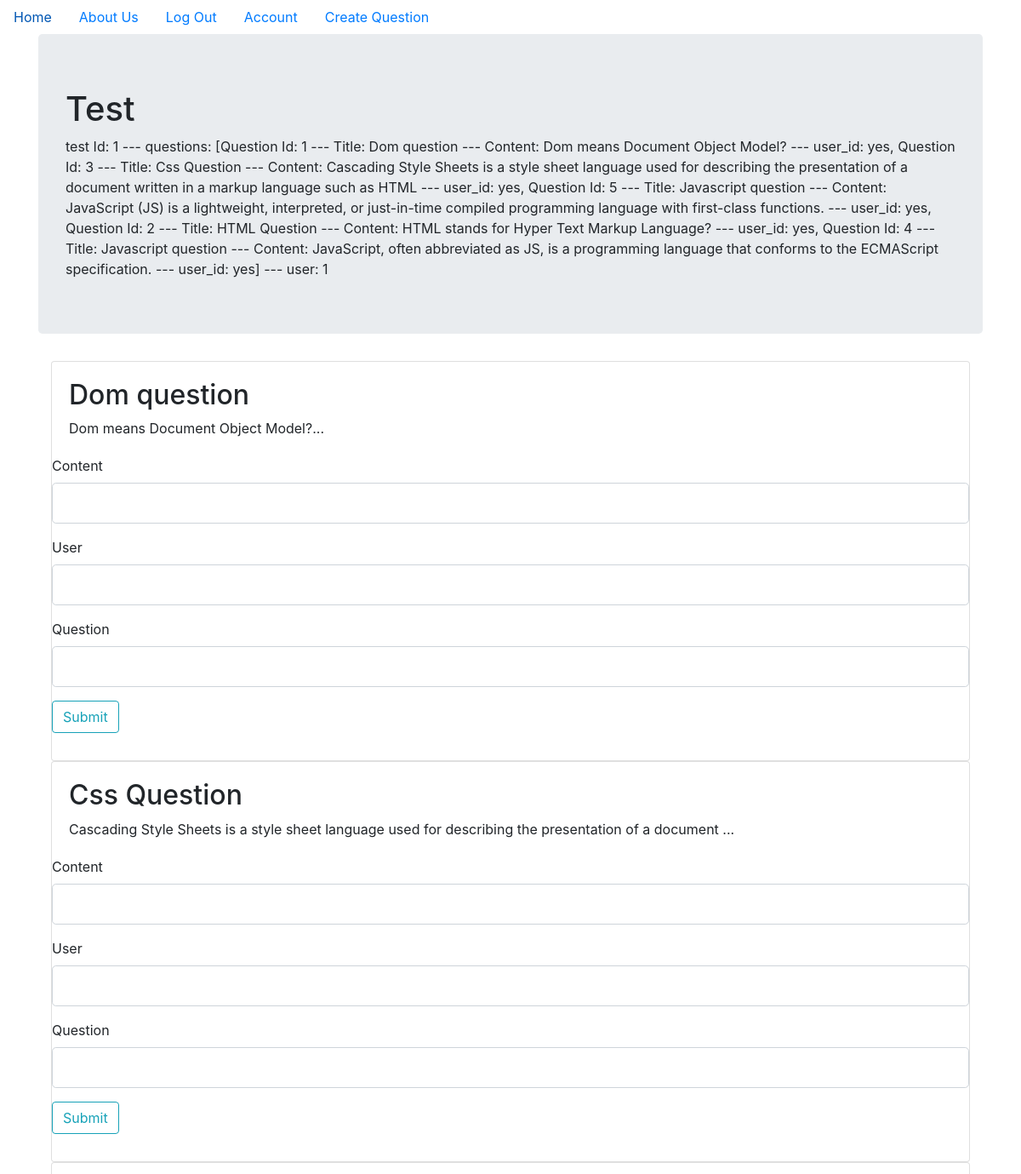
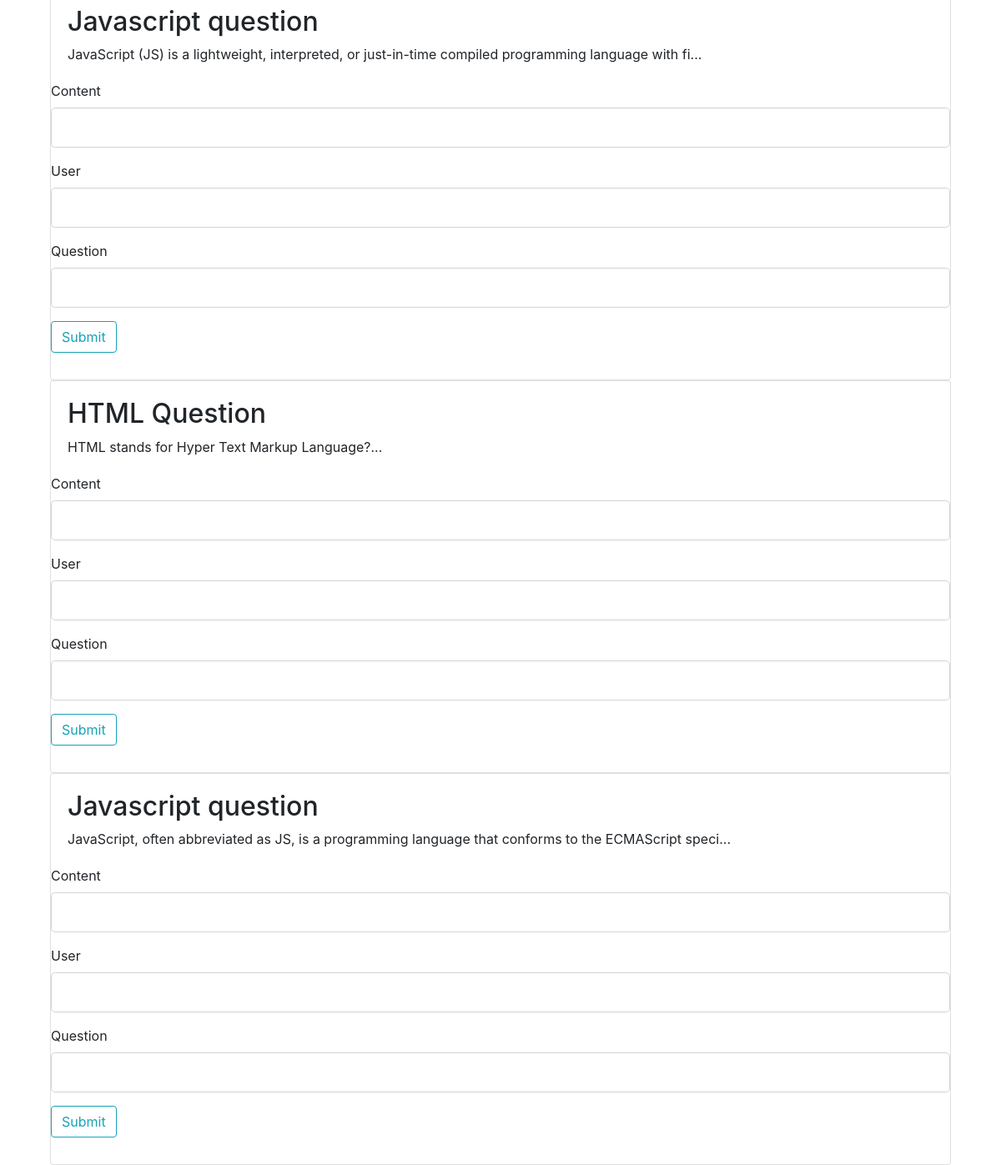
The page /test/1 (signed in) on the database its author committed (2 pictures, top to bottom).
### OnlineAssessment/models.py (models this page shows, shortened)
class Test(db.Model):
    __tablename__ = 'tests'
    id = db.Column(db.Integer, primary_key=True)
    user_id = db.Column(db.Integer, db.ForeignKey('users.id'), nullable=False)
    date = db.Column(db.DateTime, nullable=False, default=datetime.utcnow)
    questions = db.relationship('Question', secondary=test_question_relation, backref=db.backref(
        'questions_tests', lazy='dynamic'))
    finish = db.Column(db.Boolean, default=False, nullable=False)
    def __repr__(self):
        return f"test Id: {self.id} --- questions: {self.questions} --- user: {self.user_id} "

class Question(db.Model):
    __tablename__ = 'questions'
    id = db.Column(db.Integer, primary_key=True)
    title = db.Column(db.String(140), nullable=False)
    content = db.Column(db.String(140), nullable=False)
    answers = db.relationship('Answer', backref='question', lazy=True)
    correct_answer = db.Column(db.String(140), nullable=False)
    def __repr__(self):
        return f"Question Id: {self.id} --- Title: {self.title} --- Content: {self.content} --- user_id: {self.correct_answer}"

### OnlineAssessment/tests/views.py (the view)
@tests.route('/test/<int:test_id>')
@login_required
def test(test_id):
    test = Test.query.get_or_404(test_id)
    form = AnswerForm()
    return render_template('test.html', test=test, form=form)

### OnlineAssessment/tests/forms.py
class AnswerForm(FlaskForm):
    user = IntegerField('User', validators=[DataRequired()])
    question = StringField('Question', validators=[DataRequired()])
    content = StringField(
        'Content', validators=[DataRequired()])
    submit = SubmitField('Submit')

### OnlineAssessment/models.py (called while the page is built)
@login_manager.user_loader
def load_user(user_id):
    return User.query.get(user_id)

### OnlineAssessment/templates/test.html (shortened to what this page needs)
{% extends "base.html" %}
{% block content %}
<div class="jumbotron">
	<h1>Test</h1>
	<div>{{test}}</div>
</div>
<div class="container">
	{% for question in test.questions %}
	<div class="card">
		<div class="card-body">
			<h2>{{ question.title }}
			</h2>
			<p class="card-text">{{ question.content[:100] }}...</p>
		</div>
		<form class="form-group" method="POST">
			<div class="form-group">
				{{ form.content.label(class="form-control-label") }}
				{{ form.content(class="form-control form-control-lg ") }}
			</div>
			<div class="form-group">
				{{ form.user.label(class="form-control-label") }}
				{{ form.user(class="form-control form-control-lg") }}
			</div>
			<div class="form-group">
				{{ form.question.label(class="form-control-label") }}
				{{ form.question(class="form-control form-control-lg") }}
			</div>
			<div class="form-group">
				{{ form.submit(class="btn btn-outline-info") }}
			</div>
		</form>
	</div>
	{% endfor %}
</div>
{% endblock %}

### rows shown on the page
Test: id+user "test Id: 1 --- questions: [Question Id: 1 --- Title: Dom question --- Content: Dom means Document Object Model? --- user_id: yes, Question Id: 3 --- Title: Css Question --- Content: Cascading Style Sheets is a style sheet language used for describing the presentation of a document written in a markup language such as HTML --- user_id: yes, Question Id: 5 --- Title: Javascript question --- Content: JavaScript (JS) is a lightweight, interpreted, or just-in-time compiled programming language with first-class functions. --- user_id: yes, Question Id: 2 --- Title: HTML Question --- Content: HTML stands for Hyper Text Markup Language? --- user_id: yes, Question Id: 4 --- Title: Javascript…"
Question: title "Dom question", content "Dom means Document Object Model?", content.label "Content", user.label "User", question.label "Question"
Question: title "Css Question", content "Cascading Style Sheets is a style sheet language used for describing the presentation of a document", content.label "Content", user.label "User", question.label "Question"
Question: title "Javascript question", content "JavaScript (JS) is a lightweight, interpreted, or just-in-time compiled programming language with fi", content.label "Content", user.label "User", question.label "Question"
Question: title "HTML Question", content "HTML stands for Hyper Text Markup Language?", content.label "Content", user.label "User", question.label "Question"
Question: title "Javascript question", content "JavaScript, often abbreviated as JS, is a programming language that conforms to the ECMAScript speci", content.label "Content", user.label "User", question.label "Question"
